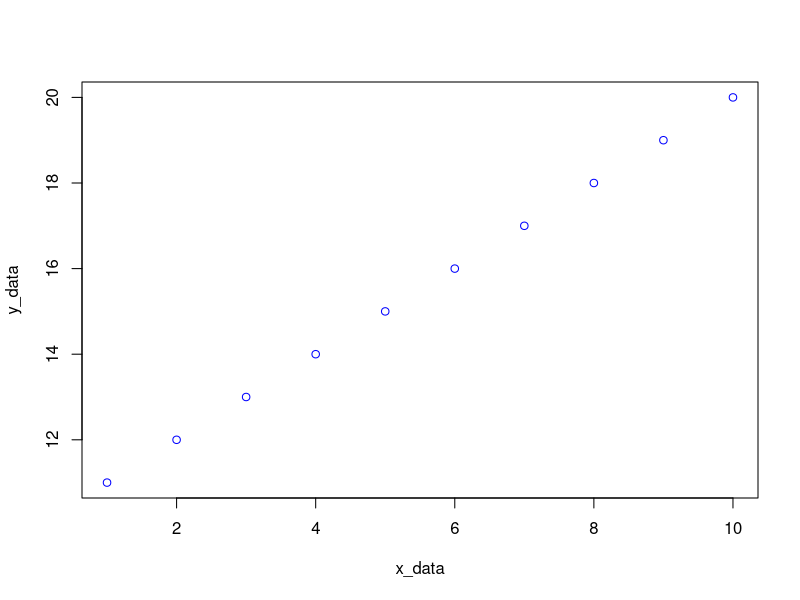
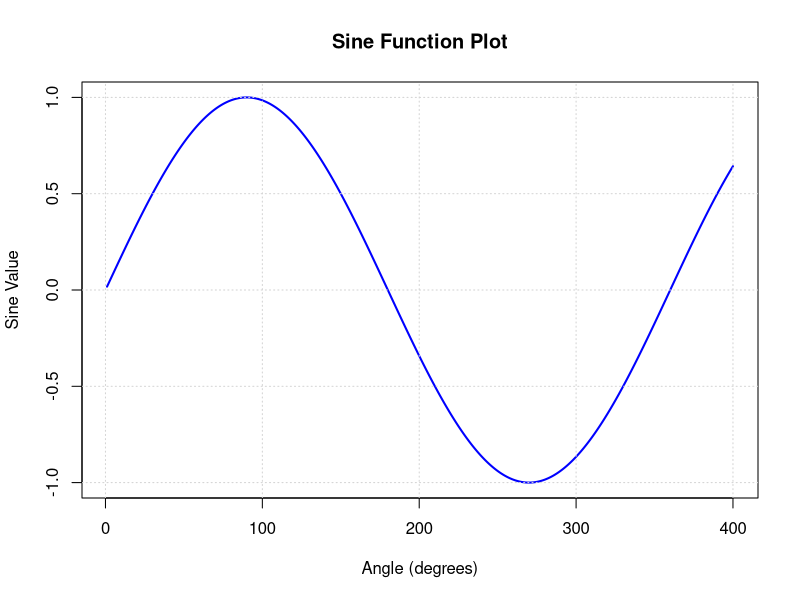
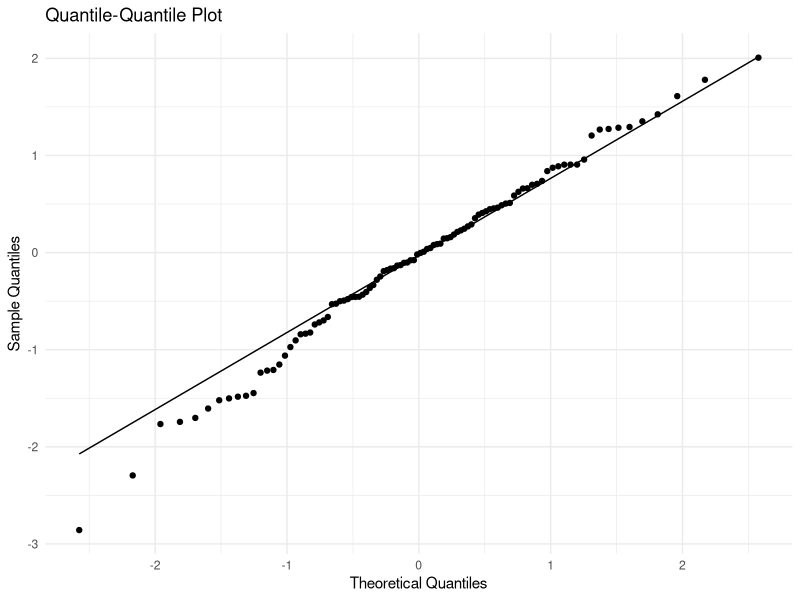
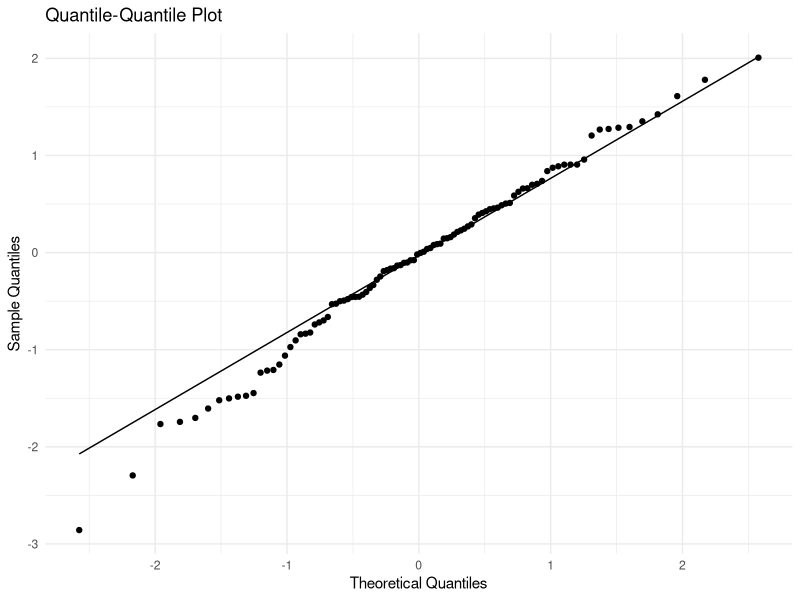
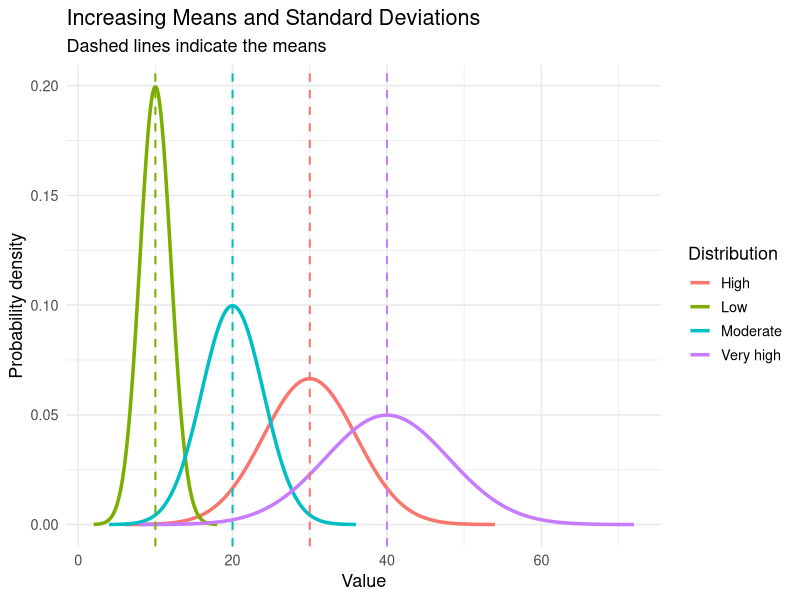
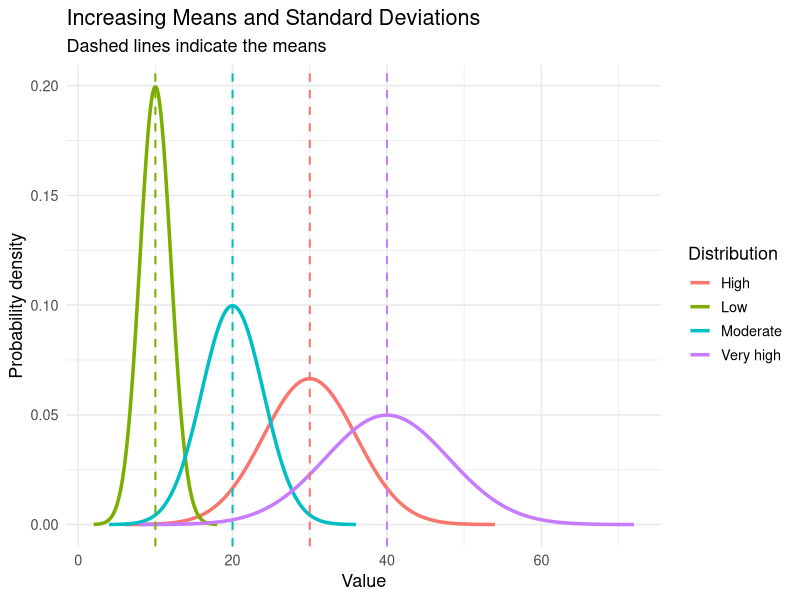
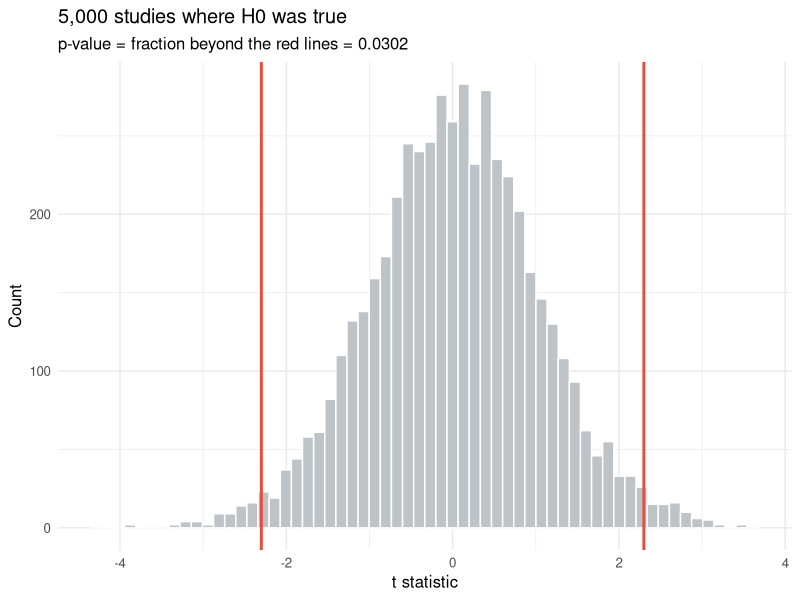
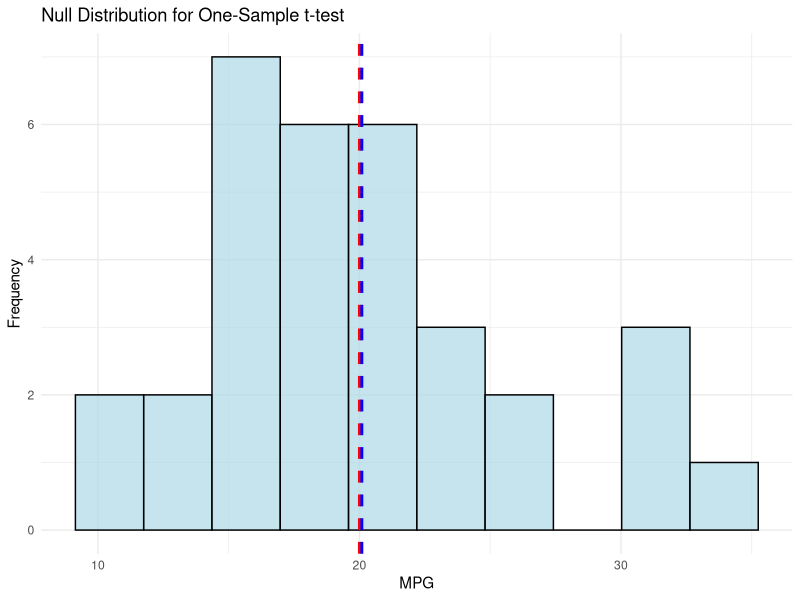

Reproduce these figures in R, in order.
## ---- chunk 1
# Getting user input
myVar = readline(prompt = "Enter your name :")
cat("Your name is :",myVar,"\n") #output
## ---- chunk 2
# uncomment to get user input
# myVar <- readline(prompt = "Enter blastoff count :")

myVar <- 10 # Testing ...

for (i in 0:myVar) {
  cat("countDown :", i, "\n")
  if (i == myVar) {
    cat("Blast Off!")
  }
}
## ---- chunk 3
# The general structure of a function in R
my_function <- function(arg_1, arg_2, ...) {
  # Function body
  # code to be executed
  return(value)  # optional return statement
}
## ---- chunk 4
add_numbers <- function(x, y) {
  result <- x + y
  return(result)
}

#call and print
cat(add_numbers(3,4))
## ---- chunk 5
# calculating sine of an angle in degrees
sine_degrees <- function(angle_degrees) {
    # Convert degrees to radians
    angle_radians <- angle_degrees * (pi / 180)  
    # Calculate sine
    sine_value <- sin(angle_radians)
    # Return the sine value
    return(sine_value)
}
# call the function
cat(sine_degrees(30)) # Output: 0.5
## ---- chunk 6
#| echo: true
#| fig-width: 10
#| fig-height: 5.5
#| fig-align: center
make_plot <-  function(x_data, y_data, myCol) {
  plot(x_data, y_data, col = myCol)
}

make_plot(1:10, 11:20, "BLUE")

## ---- chunk 7
#| echo: true
#| fig-width: 10
#| fig-height: 5.5
#| fig-align: center
# calculating sine of an angle in degrees
sine_degrees <- function(angle_degrees) {
    # Convert degrees to radians
    angle_radians <- angle_degrees * (pi / 180)  
    # Calculate sine
    sine_value <- sin(angle_radians)
    # Return the sine value
    return(sine_value)
}

plot_sine <- function(start, end, step) {
  # Generate a sequence of angles in degrees
  angles <- seq(start, end, by = step)
  # Calculate sine values for each angle
  sine_values <- sapply(angles, sine_degrees)
  
  # Create the plot
  plot(angles, sine_values, type = "l", col = "blue", lwd = 2,
       xlab = "Angle (degrees)", ylab = "Sine Value",
       main = "Sine Function Plot")
  grid()  # Add grid lines for better visualization
}

plot_sine(1,400,1)

## ---- chunk 8
# Generate some sample data
set.seed(301)
data <- rnorm(100)

#cat(data) # Uncomment to see the data

# Calculate quantiles: How much of the data is below a certain value?
quantile(data, probs = c(0.25, 0.5, 0.75))
summary(data)
## ---- chunk 9
#| echo: true
#| fig-align: center
 
library(tidyverse)

# Quartiles
myQuartilePlot <- function(data) {
  # Create a data frame for ggplot
  df <- data.frame(value = data)
  
  # Create the quantile plot
  ggplot(df, aes(sample = value)) +
    stat_qq() +
    stat_qq_line() +
    labs(title = "Quantile-Quantile Plot",
         x = "Theoretical Quantiles",
         y = "Sample Quantiles") +
    theme_minimal()
}

# Generate some sample data
set.seed(301)
data <- rnorm(100)

myQuartilePlot(data)
## ---- chunk 10
#| echo: false
#| fig-align: center

library(tidyverse)

# Quartiles
myQuartilePlot <- function(data) {
  # Create a data frame for ggplot
  df <- data.frame(value = data)
  
  # Create the quantile plot
  ggplot(df, aes(sample = value)) +
    stat_qq() +
    stat_qq_line() +
    labs(title = "Quantile-Quantile Plot",
         x = "Theoretical Quantiles",
         y = "Sample Quantiles") +
    theme_minimal()
}

# Generate some sample data
# set.seed(301)
# data <- rnorm(100)

myQuartilePlot(data)
## ---- chunk 11
# Online help? Use ?cor or help(cor)
# to get help on the cor() function

# Two simple vectors
cor(1:10, 2:11) # == 1
cor(1:10, -2:-11) # == -1

# matrix
cor(longley)
# Correlation Matrix of Multivariate sample:
(Cl <- cor(longley))
# Graphical Correlation Matrix:
symnum(Cl) # highly correlated
# Pearson’s r
symnum(clP <- cor(longley, method = "pearson")) #default
## ---- chunk 12
# Spearman's rho, Kendall's tau and
# Data is of non-bivariate normal distribution
symnum(clS <- cor(longley, method = "spearman"))
symnum(clK <- cor(longley, method = "kendall"))

# How much do they differ?
i <- lower.tri(Cl)
cor(cbind(P = Cl[i], S = clS[i], K = clK[i]))
## ---- chunk 13
myData <- c( 9, 2, 5, 4, 12, 7, 8, 11, 9, 3, 7, 4, 12, 5, 4, 10, 9, 6, 9, 4)
var(myData) # Variance is 9.368421

# Standard Deviation
sqrt(var(myData)) # Standard deviation is 3.060788
## ---- chunk 14
myData <- c( NA, 2, 5, 4, 12, 7, 8, 11, 9, 3, 7, 4, 12, 5, 4, 10, 9, 6, 9, 4)

# The variance function cannot handle missing
# values by default, so it returns NA.
var(myData) # NA's in datasets create trouble. 

# Alternative way to calculate variance
var(myData, na.rm = TRUE) # Variance is 9.368421

## ---- chunk 15
#| echo: true
#| fig-width: 6
#| fig-height: 2.2
#| out-width: "45%"
#| fig-align: center

library(ggplot2)

# Define the distributions
params <- data.frame(
  group = c("Low", "Moderate", "High", "Very high"),
  mean = c(10, 20, 30, 40),
  sd = c(2, 4, 6, 8)
)

# Generate density values for each distribution
set.seed(123)

data <- do.call(rbind, lapply(1:nrow(params), function(i) {
  x <- seq(
    params$mean[i] - 4 * params$sd[i],
    params$mean[i] + 4 * params$sd[i],
    length.out = 500
  )

  data.frame(
    x = x,
    density = dnorm(
      x,
      mean = params$mean[i],
      sd = params$sd[i]
    ),
    group = params$group[i]
  )
}))

# Plot the distributions
ggplot(data, aes(x = x, y = density, color = group)) +
  geom_line(linewidth = 1.2) +
  geom_vline(
    data = params,
    aes(xintercept = mean, color = group),
    linetype = "dashed",
    linewidth = 0.7,
    show.legend = FALSE
  ) +
  labs(
    title = "Increasing Means and Standard Deviations",
    subtitle = "Dashed lines indicate the means",
    x = "Value",
    y = "Probability density",
    color = "Distribution"
  ) +
  theme_minimal(base_size = 13)
## ---- chunk 16
#| echo: false
#| fig-width: 10
#| fig-height: 5.5
#| fig-align: center

library(ggplot2)

# Define the distributions
params <- data.frame(
  group = c("Low", "Moderate", "High", "Very high"),
  mean = c(10, 20, 30, 40),
  sd = c(2, 4, 6, 8)
)

# Generate density values for each distribution
set.seed(123)

data <- do.call(rbind, lapply(1:nrow(params), function(i) {
  x <- seq(
    params$mean[i] - 4 * params$sd[i],
    params$mean[i] + 4 * params$sd[i],
    length.out = 500
  )

  data.frame(
    x = x,
    density = dnorm(
      x,
      mean = params$mean[i],
      sd = params$sd[i]
    ),
    group = params$group[i]
  )
}))

# Plot the distributions
ggplot(data, aes(x = x, y = density, color = group)) +
  geom_line(linewidth = 1.2) +
  geom_vline(
    data = params,
    aes(xintercept = mean, color = group),
    linetype = "dashed",
    linewidth = 0.7,
    show.legend = FALSE
  ) +
  labs(
    title = "Increasing Means and Standard Deviations",
    subtitle = "Dashed lines indicate the means",
    x = "Value",
    y = "Probability density",
    color = "Distribution"
  ) +
  theme_minimal(base_size = 13)
## ---- chunk 17
#| echo: true
#| fig-width: 11
#| fig-height: 3.8

library(tidyverse)
set.seed(301)

# Simulate H0 being TRUE: two groups from the same population
null_ts <- replicate(5000, {
  a <- rnorm(20, 100, 15)
  b <- rnorm(20, 100, 15)      # identical population!
  t.test(a, b)$statistic
})

observed <- 2.3   # pretend this is our real study's t statistic

ggplot(tibble(t = null_ts), aes(t)) +
  geom_histogram(bins = 60, fill = "#BDC3C7", color = "white") +
  geom_vline(xintercept = c(-observed, observed), color = "#E74C3C", linewidth = 1) +
  labs(title = "5,000 studies where H0 was true",
       subtitle = paste0("p-value = fraction beyond the red lines = ",
                         round(mean(abs(null_ts) >= observed), 4)),
       x = "t statistic", y = "Count") +
  theme_minimal(base_size = 12)
## ---- chunk 18
#| echo: true

# Power: if the true difference is 5 points (sd = 15), how often
# will a study with 30 per group detect it at alpha = 0.05?
power.t.test(n = 30, delta = 5, sd = 15, sig.level = 0.05)$power

# How many per group would we need for 80% power?
power.t.test(delta = 5, sd = 15, sig.level = 0.05, power = 0.80)$n
## ---- chunk 19
#| echo: true

set.seed(301)
scores <- rnorm(30, mean = 104, sd = 15)

# Two-sided (default): "is it different from 100?"
t.test(scores, mu = 100)$p.value

# One-sided: "is it GREATER than 100?"
t.test(scores, mu = 100, alternative = "greater")$p.value
## ---- chunk 20
# Create vectors for the fill levels of each drink
green <- c(102, 107, 111, 110, 112, 115, 118, 120, 122)
purple <- c(98, 100, 102, 102, 107, 110, 113, 104, 111)

# Perform the t-test
t.test(green, purple)

## ---- chunk 21
#| echo: true
#| fig-align: center 
library(tidyverse)
# Is the average mpg in mtcars different from 20?
t.test(mtcars$mpg, mu = 20)
## ---- chunk 22
# mean of mtcars$mpg
mean(mtcars$mpg)
## ---- chunk 23
#| echo: true
#| fig-align: center 

library(tidyverse)
# Create a histogram of the sample data
ggplot(mtcars, aes(x = mpg)) +
  geom_histogram(bins = 10, fill = "lightblue", color = "black", alpha = 0.7) +
  geom_vline(xintercept = 20, color = "red", linetype = "dashed", size = 1) +
  geom_vline(xintercept = mean(mtcars$mpg), color = "blue", linetype = "dashed", size = 1) +
  labs(title = "Null Distribution for One-Sample t-test",
       x = "MPG",
       y = "Frequency") +
  theme_minimal()
## ---- chunk 24
#| echo: true
#| fig-width: 10
#| fig-height: 3.6

# Do manual cars get better mileage?
t.test(mpg ~ am, data = mtcars)
## ---- chunk 25
#| echo: true
#| fig-width: 10
#| fig-height: 1.8
#| fig-align: center
library(tidyverse)
ggplot(mtcars,
# Note, factor(am) places transmission type
# on the x-axis as a category.
       aes(factor(am), mpg, 
           fill = factor(am))) +
  geom_boxplot(alpha = 0.7) +
# geo_jitter() adds the points to box plots
  geom_jitter(width = 0.12, size = 2) +
  scale_x_discrete(
    labels = c("Automatic", "Manual")) +
  scale_fill_manual(
    values = c("#3498DB", "#E67E22")) +
  labs(x = NULL, y = "MPG") +
  theme_minimal(base_size = 12) +
  theme(legend.position = "none")

## ---- chunk 26
#| echo: true

data(sleep) # 10 sleep patients, two different drugs each
#help(sleep) # for details
# WRONG type of test: treats the 20 measurements as independent
t.test(extra ~ group, data = sleep)$p.value

# RIGHT type of test: the same 10 patients took both drugs
# (modern R wants the two vectors, not a formula, when paired = TRUE)
pvalue <- with(sleep, t.test(extra[group == 1], extra[group == 2], paired = TRUE))$p.value
cat("The p-value for the paired t-test is: ", pvalue, "\n")
## ---- chunk 27
#| echo: true

# Cohen's d: the difference in standard deviation units
cohens_d <- function(x, y) {
  nx <- length(x); ny <- length(y)
  pooled_sd <- sqrt(((nx - 1) * var(x) + (ny - 1) * var(y)) / (nx + ny - 2))
  (mean(x) - mean(y)) / pooled_sd
}

manual    <- mtcars$mpg[mtcars$am == 1]
automatic <- mtcars$mpg[mtcars$am == 0]

round(cohens_d(manual, automatic), 2)
## ---- chunk 28
#| echo: true
#| fig-width: 11
#| fig-height: 3.2

set.seed(301)

# Five groups, ALL from the same population - no real differences at all
false_positive <- function(k) {
  groups <- map(1:k, \(i) rnorm(20, 100, 15))
  pairs  <- combn(k, 2)
  ps <- apply(pairs, 2, \(idx) t.test(groups[[idx[1]]], groups[[idx[2]]])$p.value)
  any(ps < 0.05)          # did ANY comparison "find" something?
}

rates <- map_dbl(2:8, \(k) mean(replicate(400, false_positive(k))))

tibble(groups = 2:8, rate = rates) %>%
  ggplot(aes(groups, rate)) +
  geom_col(fill = "#E74C3C") +
  geom_hline(yintercept = 0.05, linetype = "dashed") +
  scale_y_continuous(labels = scales::percent) +
  labs(title = "Chance of at least one false positive when NOTHING is going on",
       x = "Number of groups compared", y = "False positive rate") +
  theme_minimal(base_size = 12)
